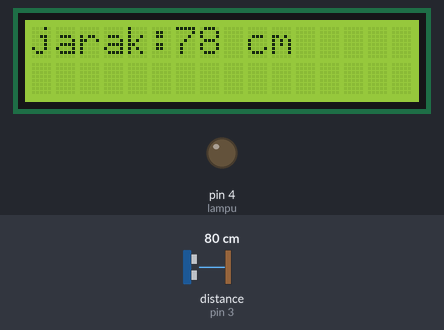
Recording of a sketch running on a simulated Arduino Uno, built with avr-gcc and run on an emulated ATmega328P. On the bench: 16×2 character LCD, output pins drawn as LEDs (lit = HIGH). Wiring (inferred from the names in the program): ultrasonic range finder: trigger pin 2; echo pin 3. The inputs (shaded band) are chosen by the test bench; at power-on: distance to the obstacle (sensor on pin 3) 80 cm. The echo pulse lasts 58.3 µs per cm; pins used as bus, display or sensor lines are not drawn; what the sketch prints to the serial monitor is not drawn.

Above: at 1.3 s.
1.4 s: distance to the obstacle (sensor on pin 3) set to 12 cm
At 2.7 s:
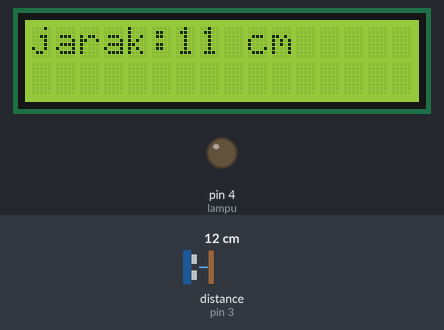
3.2 s: distance to the obstacle (sensor on pin 3) set to 9 cm
At 3.6 s:
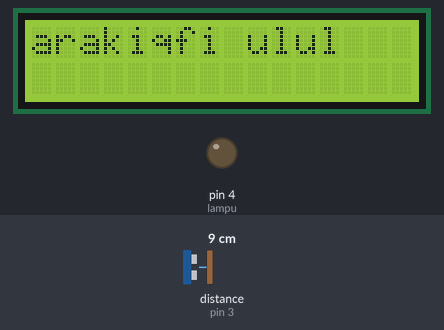
6.3 s: distance to the obstacle (sensor on pin 3) set to 35 cm
At 6.8 s:
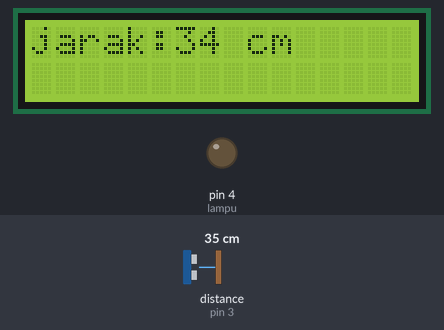
9.4 s: distance to the obstacle (sensor on pin 3) set to 60 cm
At 10.4 s:
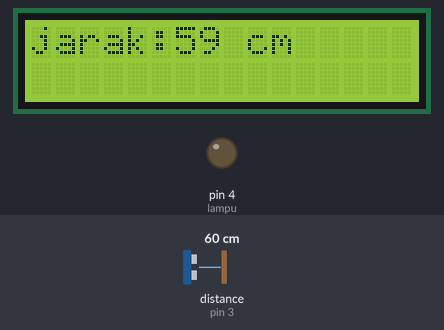
12.5 s: distance to the obstacle (sensor on pin 3) set to 18 cm
At 12.9 s:
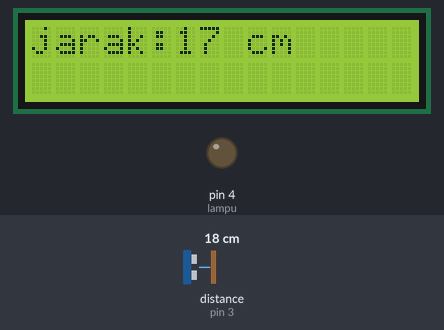
15.6 s: distance to the obstacle (sensor on pin 3) set to 35 cm
At 16.3 s:
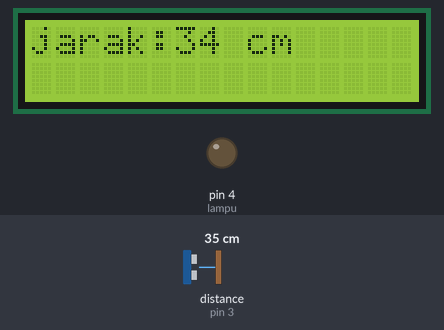
Timing chart, 0 to 18.6 s (numbered marks = the images above; inputs shaded):
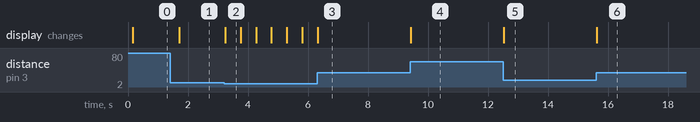

Measured:
- the behaviour switches between 11 and 10 cm on distance to the obstacle (sensor on pin 3) (found by bisection; images 1 and 2)
- after the input at 1.4 s, the display: changes after 0.30 s (image 1)
- after the input at 3.2 s, the display: changes after 0.05 s (image 2)
- after the input at 6.3 s, the display: changes at once (image 3)
- after the input at 9.4 s, the display: changes at once (image 4)
- after the input at 12.5 s, the display: changes at once (image 5)
- after the input at 15.6 s, the display: changes at once (image 6)

The sketch:

sensor-jarak-lcd.ino
```cpp
#include <Wire.h>
#include <LiquidCrystal_I2C.h>

LiquidCrystal_I2C lcd(0x27, 16, 2);

#define lampu 4
#define trigPin 2
#define echoPin 3

long duration;
int distance;

void setup() {
  // put your setup code here, to run once:
  lcd.init();
  lcd.backlight();
  lcd.begin(16, 2);
  lcd.print("hello");

  Serial.begin(9600);
  pinMode(lampu, OUTPUT);
  pinMode(trigPin, OUTPUT);
  pinMode(echoPin, INPUT);
}

void loop() {
  // put your main code here, to run repeatedly:
  digitalWrite(trigPin, LOW);
  delayMicroseconds(2);
  digitalWrite(trigPin, HIGH);
  delayMicroseconds(10);
  digitalWrite(trigPin, LOW);

  duration = pulseIn(echoPin, HIGH);

  distance = duration * 0.034 / 2;


    // lcd.clear();

  if (distance < 10) {
    pinMode(lampu, LOW);
    // delay(200);

    lcd.setCursor(5,0);
    lcd.print("iqfi ulul");
    lcd.scrollDisplayLeft();
    Serial.println("sangat dekat.....");
  } else {
    pinMode(lampu, HIGH);
    // delay(200);
    lcd.clear();
    lcd.setCursor(0,0);
    lcd.print("jarak:");
    lcd.print(distance);
    lcd.print(" cm");
  }
  delay(500);
}
```
